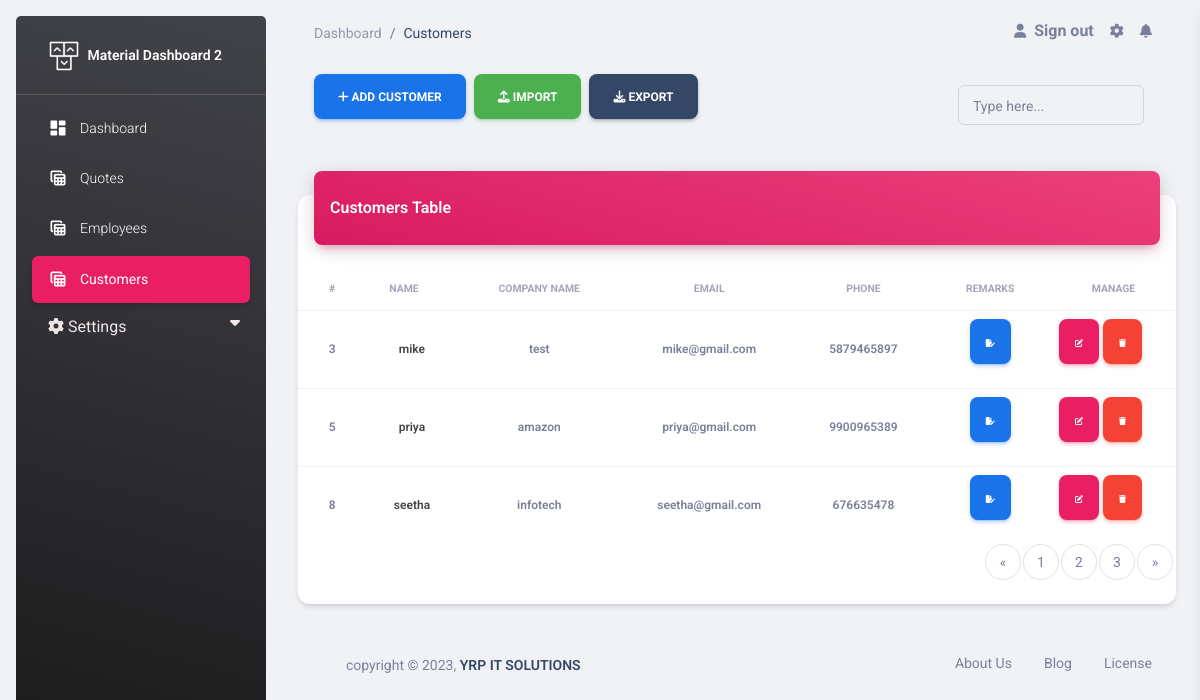
Screenshot of /pages/customers.php with the database file from the repository.
### tables this page shows
CREATE TABLE `customer` (
  `id` int(11) NOT NULL,
  `name` varchar(50) NOT NULL,
  `company` varchar(50) NOT NULL,
  `email` varchar(50) NOT NULL,
  `phone` varchar(50) NOT NULL,
  `address` varchar(50) NOT NULL,
  `city` varchar(50) NOT NULL,
  `state` varchar(50) NOT NULL,
  `zipcode` varchar(50) NOT NULL,
  `country` varchar(50) NOT NULL,
  `currency` varchar(50) NOT NULL
);

### pages/customers.php (the view, shortened to what this page needs)
<?php
include("connection.php");
?>
<!DOCTYPE html>
<html lang="en">
<head>
  <link rel="stylesheet" type="text/css"
    href="  https://cdnjs.cloudflare.com/ajax/libs/font-awesome/6.4.0/css/all.min.css" />
  <link href="../assets/css/nucleo-icons.css" rel="stylesheet" />
  <link href="../assets/css/nucleo-svg.css" rel="stylesheet" />
  <link id="pagestyle" href="../assets/css/material-dashboard.css?v=3.0.0" rel="stylesheet" />
  <link rel="stylesheet" href="./css/style.css">
</head>
<body class="g-sidenav-show  bg-gray-200">
  <aside
    class="sidenav navbar navbar-vertical navbar-expand-xs border-0 border-radius-xl my-3 fixed-start ms-3   bg-gradient-dark"
    id="sidenav-main">
    <div class="sidenav-header">
      <a class="navbar-brand m-0" href=" https://demos.creative-tim.com/material-dashboard/pages/dashboard "
        target="_blank">
        <img src="../assets/img/logo-ct.png" class="navbar-brand-img h-100" alt="main_logo">
        <span class="ms-1 font-weight-bold text-white">Material Dashboard 2</span>
      </a>
    </div>
    <hr class="horizontal light mt-0 mb-2">
    <div class="collapse navbar-collapse  w-auto  max-height-vh-100" id="sidenav-collapse-main">
      <ul class="navbar-nav">
        <li class="nav-item">
          <a class="nav-link text-white " href="../pages/dashboard.php">
            <div class="text-white text-center me-2 d-flex align-items-center justify-content-center">
              <i class="material-icons opacity-10">dashboard</i>
            </div>
            <span class="nav-link-text ms-1">Dashboard</span>
          </a>
        </li>
        <li class="nav-item">
          <a class="nav-link text-white" href="../pages/tables.php">
            <div class="text-white text-center me-2 d-flex align-items-center justify-content-center">
              <i class="material-icons opacity-10">table_view</i>
            </div>
            <span class="nav-link-text ms-1">Quotes</span>
          </a>
        </li>
        <li class="nav-item">
          <a class="nav-link text-white" href="../pages/employees.php">
            <div class="text-white text-center me-2 d-flex align-items-center justify-content-center">
              <i class="material-icons opacity-10">table_view</i>
            </div>
            <span class="nav-link-text ms-1">Employees</span>
          </a>
        </li>
        <li class="nav-item">
          <a class="nav-link text-white active bg-primary" href="../pages/customers.php">
            <div class="text-white text-center me-2 d-flex align-items-center  justify-content-center">
              <i class="material-icons opacity-10">table_view</i>
            </div>
            <span class="nav-link-text ms-1">Customers</span>
          </a>
        </li>
        <link rel="stylesheet" href="./css/sidebar.css">
        <div class="droupdown">
          <div class="sidenav text-white">
              <button class="dropdown-btn">
                <i class="fa-solid fa-gear"></i>
                Settings
                <i class="fa fa-caret-down"></i>
              </button>
            </div>
      </div>
      </ul>
    </div>
  </aside>
  <main class="main-content position-relative max-height-vh-100 h-100 border-radius-lg ">
    <nav class="navbar navbar-main navbar-expand-lg px-0 mx-4 shadow-none border-radius-xl" id="navbarBlur"
      navbar-scroll="true">
      <div class="container-fluid py-1 px-3">
        <nav aria-label="breadcrumb">
          <ol class="breadcrumb bg-transparent mb-0 pb-0 pt-1 px-0 me-sm-6 me-5">
            <li class="breadcrumb-item text-sm"><a class="opacity-5 text-dark" href="dashboard.php">Dashboard</a></li>
            <li class="breadcrumb-item text-sm text-dark" aria-current="page">Customers</li>
          </ol>
        </nav>
        <div class="collapse navbar-collapse mt-sm-0 mt-2 me-md-0 me-sm-4" id="navbar">
          <ul class="navbar-nav  justify-content-end">
            <li class="nav-item d-flex align-items-center">
              <a href="javascript:;" class="nav-link text-body font-weight-bold px-0">
                <i class="fa fa-user me-sm-1"></i>
                <a href="../pages/login.php" class="sign-in"> &nbsp;<span class="d-sm-inline d-none">Sign out</span></a>
              </a>
            </li>
            <li class="nav-item px-3 d-flex align-items-center">
              <a href="javascript:;" class="nav-link text-body p-0">
                <i class="fa fa-cog fixed-plugin-button-nav cursor-pointer"></i>
              </a>
            </li>
            <li class="nav-item dropdown pe-2 d-flex align-items-center">
              <a href="javascript:;" class="nav-link text-body p-0" id="dropdownMenuButton" data-bs-toggle="dropdown"
                aria-expanded="false">
                <i class="fa fa-bell cursor-pointer"></i>
              </a>
            </li>
          </ul>
        </div>
      </div>
    </nav>
    <nav class="navbar navbar-main navbar-expand-lg px-0 mx-4 shadow-none border-radius-xl" id="navbarBlur"
      navbar-scroll="true">
      <div class="container-fluid btnimp py-1 px-3">
        <a class="hrefence" href="../pages/addcustomer.php">
          <button type="button" class="btn btn-info btn-w btn-add">
            <i class="fa-solid fa-plus icn">
            </i> <span class="text">Add Customer</span></button></a> &nbsp;&nbsp;
            <a  class="hrefence" href="../pages/import.html"><button  type="button" class="btn btn-success btn-w">
              <i class="fa-solid fa-upload">
              </i>  <span>Import</span>
            </button>  </a>&nbsp;&nbsp;
        <button type="button" class="btn btn-dark btn-w">
          <i class="fa-solid fa-download">
          </i> <span onclick="tableToExcel()"> Export</span></button> &nbsp;&nbsp;
        <div class="ms-md-auto pe-md-3 d-flex align-items-center">
          <div class="collapse navbar-collapse mt-sm-0 mt-2 me-md-0 me-sm-4" id="navbar">
            <form method="post">
            <div class="input-group input-group-outline">
              <label class="form-label">Type here...</label>
              <input type="text" class="form-control" onfocus="focused(this)" onfocusout="defocused(this)">
            </div>
           </form>
          </div>
        </div>
      </div>
    </nav>
    <div class="container-fluid py-4">
      <div class="row">
        <div class="col-12">
          <div class="card my-4">
            <div class="card-header p-0 position-relative mt-n4 mx-3 z-index-2">
              <div class="bg-gradient-primary shadow-primary border-radius-lg pt-4 pb-3">
                <h6 class="text-white text-capitalize ps-3">customers Table</h6>
              </div>
            </div>
            <div class="card-body px-0 pb-2">
              <div class="table-responsive p-0">
                <table class="table align-items-center mb-0">
                  <thead>
                    <tr>
                      <th class=" text-center text-uppercase text-secondary text-xxs font-weight-bolder opacity-7">#
                      </th>
                      <th class="text-center text-uppercase text-secondary text-xxs font-weight-bolder opacity-7 ps-2">
                        Name</th>
                      <th class="text-center text-uppercase text-secondary text-xxs font-weight-bolder opacity-7">
                        Company Name</th>
                      <th class="text-center text-uppercase text-secondary text-xxs font-weight-bolder opacity-7">Email
                      </th>
                      <th class="text-center text-uppercase text-secondary text-xxs font-weight-bolder opacity-7">Phone
                      </th>
                      <th class="text-center text-uppercase text-secondary text-xxs font-weight-bolder opacity-7">
                        Remarks</th>
                      <th class="text-center text-uppercase text-secondary text-xxs font-weight-bolder opacity-7">Manage
                      </th>
                    </tr>
                  </thead>
                  <tbody>
                    <?php
                      $sql = "SELECT * FROM `customer`";
                      $result = mysqli_query($con,$sql);
                      if($result){
                       while( $row = mysqli_fetch_assoc($result)){
                       $id = $row['id'];
                        $name = $row['name'];
                        $company = $row['company'];
                        $email = $row['email'];
                        $phone = $row['phone'];
                        echo '<tr class="table-hover" id="myTable">
                        <td class="align-middle text-center text-sm">
                          <p class="text-xs font-weight-bold mb-0">'.$id.'</p>
                        </td>
                        <td class="align-middle text-center text-sm">
                          <p class="text-xs font-weight-bold mb-0"><a class="text-xs font-weight-bold mb-0 viewref"
                              href="../pages/viewcustomer.php?custid='.$id.'">'.$name.'</a></p>
                        </td>
                        <td class="align-middle text-center text-sm">
                          <p class="text-xs font-weight-bold mb-0">'.$company.'</p>
                        </td>
                        <td class="align-middle text-center">
                          <p class="text-xs font-weight-bold mb-0">'.$email.'</p>
                        </td>
                        <td class="align-middle text-center">
                          <p class="text-xs font-weight-bold mb-0">'.$phone.'</p>
                        </td>
                        <td class="align-middle text-center">
                          <button type="button" class="btn btn-info btn-sm btn-m1" data-bs-toggle="modal"
                            data-bs-target="#exampleModal">
                            <i class="fa-solid fa-file-pen"></i>
                          </button>
                        </td>
                        <td>
                          <div class="btn-holder">
                             <a class="reficon" href="editcustomers.php?editid='.$id.'"><button type="button"
                                class="btn btn-primary btn-sm btn-m2"><i
                                  class="fa-solid fa-pen-to-square"></i></button></a>
                            <a href="deletecustomer.php?deleteid='.$id.'"><button type="button" class="btn btn-danger btn-sm btn-m2"><i
                            class="fa-solid fa-trash"></i></button></a>
                          </div>
                        </td>
                      </tr>
                        ' ;
                      }
                      }
                    ?>
                  </tbody>
                </table>
                <nav aria-label="Page navigation example">
                  <ul class="pagination justify-content-end">
                    <li class="page-item">
                      <a class="page-link" href="#" aria-label="Previous">
                        <span aria-hidden="true">&laquo;</span>
                      </a>
                    </li>
                    <li class="page-item"><a class="page-link" href="#">1</a></li>
                    <li class="page-item"><a class="page-link" href="#">2</a></li>
                    <li class="page-item"><a class="page-link" href="#">3</a></li>
                    <li class="page-item">
                      <a class="page-link" href="#" aria-label="Next">
                        <span aria-hidden="true">&raquo;</span>
                      </a>
                    </li>
                  </ul>
                </nav>
              </div>
            </div>
          </div>
        </div>
      </div>
      <footer class="footer py-4  ">
        <div class="container-fluid">
          <div class="row align-items-center justify-content-lg-between">
            <div class="col-lg-6 mb-lg-0 mb-4">
             <div class="container copy-right-container">
              <div class="copyright text-center text-sm text-muted text-lg-start">
                copyright ©
                ,
                <a href="https://yrpitsolutions.com/" class="font-weight-bold  texthovercolor" target="_blank">YRP IT SOLUTIONS</a>
              </div>
             </div>
            </div>
            <div class="col-lg-6">
              <ul class="nav nav-footer justify-content-center justify-content-lg-end">
                <li class="nav-item">
                  <a href="#" class="nav-link text-muted" target="_blank">About
                    Us</a>
                </li>
                <li class="nav-item">
                  <a href="#" class="nav-link text-muted" target="_blank">Blog</a>
                </li>
                <li class="nav-item">
                  <a href="#" class="nav-link pe-0 text-muted" target="_blank">License</a>
                </li>
              </ul>
            </div>
          </div>
        </div>
      </footer>
    </div>
  </main>
</body>
</html>

### pages/css/style.css (style rules this page uses)
.hrefence { color: white; }
.viewref { color:rgb(69, 69, 69); }
p { padding: 0px 10px 0px 10px; }
.reficon { color: #fff; }
input { border: 1px solid #aaa; background-color: #fff; border-radius: 1px; display: inline-block; color: inherit; transition: border-color .15s ease-in-out 0s, box-shadow .15s ease-in-out 0s; width: 50%; padding: 0.5rem 0; font-size: 0.875rem; font-weight: 400; line-height: 1.5rem; color: #495057; background-color: transparent; background-clip: padding-box; border: 1px solid #d2d6da; -webkit-appearance: none; -moz-appearance: none; appearance: none; border-radius: 0.375rem; transition: 0.2s ease; padding-left: 10px; }

### pages/css/sidebar.css (style rules this page uses)
.droupdown .sidenav a, .dropdown-btn { padding: 6px 8px 6px 16px; text-decoration: none; color: #f1e6e6; display: block; border: none; background: none; width: 100%; text-align: left; cursor: pointer; outline: none; }
.droupdown { display: flex; justify-content: center; width: 100%; overflow: hidden; }
.sidenav { width: 230px; border-radius: 5px; }
button { height: 45px; }
.dropdown-btn { padding-left: 22px; }
.active { color: white; background-color: #e91e63; border-radius: 5px; }
.fa-caret-down { float: right; padding-right: 8px; }

### rows the page displays
customer: id "3", name "mike", company "test", email "mike@gmail.com", phone "5879465897"
customer: id "5", name "priya", company "amazon", email "priya@gmail.com", phone "9900965389"
customer: id "8", name "seetha", company "infotech", email "seetha@gmail.com", phone "676635478"
